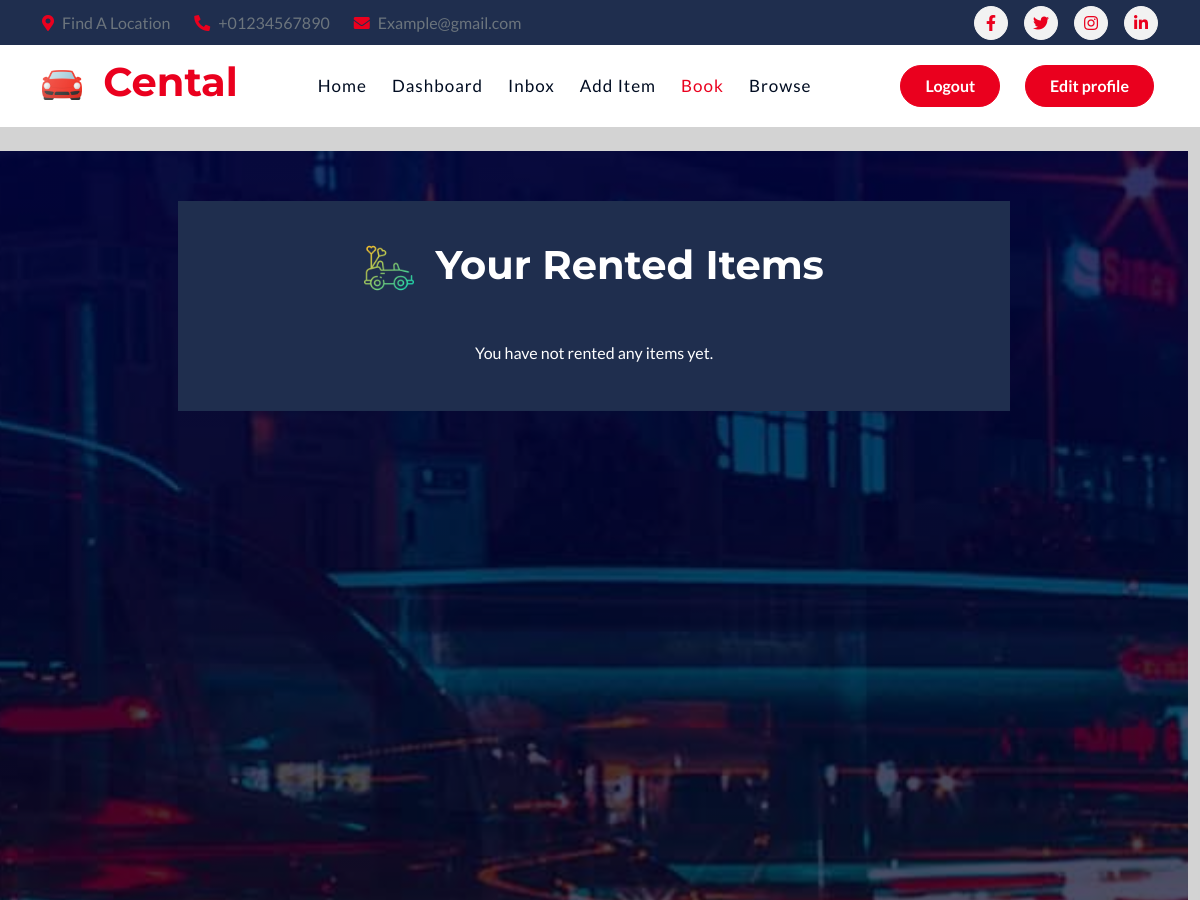
Page /booking/rented-items/ (signed in, upper part) on the earlier database version.
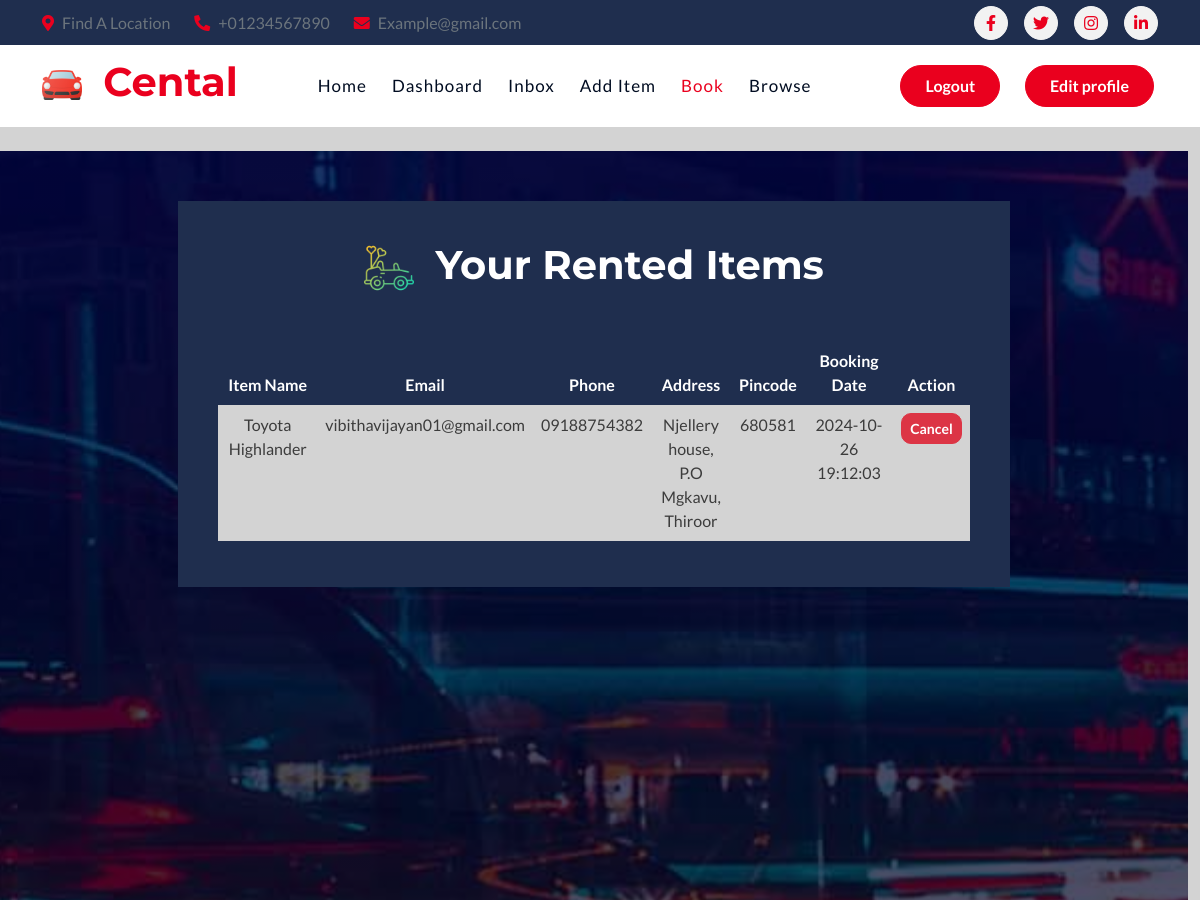
Same page on the later database version.
### booking/models.py (models this page shows, shortened)
class Booking(models.Model):
    item = models.ForeignKey(Item, on_delete=models.CASCADE)
    user = models.ForeignKey(User, on_delete=models.CASCADE)
    name = models.CharField(max_length=100)
    email = models.EmailField()
    phone = models.CharField(max_length=15)
    address = models.TextField()
    pincode = models.CharField(max_length=10)
    booking_date = models.DateTimeField(auto_now_add=True)
    is_active = models.BooleanField(default=True)  # New field to track if booking is active

### item/models.py (models this page shows, shortened)
class Item(models.Model):
    category = models.ForeignKey(Category, related_name='items', on_delete=models.CASCADE)
    name = models.CharField(max_length=255)
    company = models.CharField(max_length=255, blank=True, null=True)
    model = models.CharField(max_length=255, blank=True, null=True)
    seats = models.IntegerField(blank=True, null=True)
    fuel_type = models.CharField(max_length=255, blank=True, null=True)
    gear_type = models.CharField(max_length=255, blank=True, null=True)
    description = models.TextField(blank=True, null=True)
    price = models.FloatField()
    image = models.ImageField(upload_to='item_images', blank=True, null=True)
    is_sold = models.BooleanField(default=False)
    created_by = models.ForeignKey(User, related_name='items', on_delete=models.CASCADE)
    created_at = models.DateTimeField(auto_now_add=True)

### booking/views.py (the view, shortened to what this page needs)
# urls.py: path('rented-items/', views.rented_items, name='rented_items'),
@login_required
def rented_items(request):
    bookings = Booking.objects.filter(user=request.user, is_active=True).select_related('item')
    return render(request, 'booking/rented_items.html', {
        'bookings': bookings,
    })

### booking/templates/booking/rented_items.html (shortened to what the changed rows need)
{% extends "core/base.html" %}{% load static %}
{% block content %}
<div class="header-carousel" style="height: 200vh; width: 99vw; overflow: hidden;">
    <div id="carouselId" class="carousel slide" data-bs-ride="false" data-bs-interval="false" style="height: 100%;">
        <br>
        <div class="carousel-inner" role="listbox" style="height: 100%;">
            <div class="carousel-item active d-flex justify-content-center align-items-center" style="height: 100%;">
                <div class="carousel-caption d-flex justify-content-center align-items-start" style="z-index: 2; top: 0px;">
                    <div class="container" style="max-width: 70%; padding: 30px 0;">
                        <div class="row g-5 justify-content-center">
                            <div class="col-lg-12 col-md-12">
                                <div class="bg-secondary text-center fadeInLeft animated"
                                     style="background: rgba(0, 0, 0, 0.75); padding: 30px 40px;"
                                     data-animation="fadeInLeft"
                                     data-delay="1s">
                                    <h3 class="display-6" style="color:white; margin-top: 10px; margin-bottom: 0px;">
                                        <img src="{% static 'img/wedding-car.png' %}" alt="Car Icon" style="width: 50px; height: auto; margin-right: 10px;">
                                        Your Rented Items
                                    </h3>
                                    <br>
                                    <br>
                                    {% if bookings %}
                                    <div class="table-responsive">
                                        <table class="table table-borderless">
                                            <thead>
                                                <tr>
                                                    <th style="color: white;">Item Name</th>
                                                    <th style="color: white;">Email</th>
                                                    <th style="color: white;">Phone</th>
                                                    <th style="color: white;">Address</th>
                                                    <th style="color: white;">Pincode</th>
                                                    <th style="color: white;">Booking Date</th>
                                                    <th style="color: white;">Action</th>
                                                </tr>
                                            </thead>
                                            <tbody>
                                                {% for booking in bookings %}
                                                <tr class="p-0 mb-4" style="background-color: #D3D3D3;">
                                                    <td style="color: rgb(60, 60, 60);">{{ booking.item.name }}</td>
                                                    <td style="color: rgb(60, 60, 60);">{{ booking.email }}</td>
                                                    <td style="color: rgb(60, 60, 60);">{{ booking.phone }}</td>
                                                    <td style="color: rgb(60, 60, 60); white-space: normal;">{{ booking.address|linebreaksbr }}</td>
                                                    <td style="color: rgb(60, 60, 60);">{{ booking.pincode }}</td>
                                                    <td style="color: rgb(60, 60, 60);">{{ booking.booking_date|date:"Y-m-d H:i:s" }}</td>
                                                    <td>
                                                        <form method="post" style="display:inline;">
                                                            <button type="submit" class="btn btn-danger btn-sm">Cancel</button>
                                                        </form>
                                                    </td>
                                                </tr>
                                                {% endfor %}
                                            </tbody>
                                        </table>
                                    </div>
                                    {% else %}
                                    <p style="color: white;">You have not rented any items yet.</p>
                                    {% endif %}
                                </div>
                            </div>
                        </div>
                    </div>
                </div>
            </div>
        </div>
    </div>
</div>
<br><br>
{% endblock content %}

Differences in the rows shown:
added Booking: item.name "Toyota Highlander", email "vibithavijayan01@gmail.com", phone "09188754382", address "Njellery house, P.O Mgkavu, Thiroor", pincode "680581", booking_date "2024-10-26 19:12:03"
Other differences:
text no longer shown: "You have not rented any items yet."
text now shown: "Item Name Email Phone Address Pincode Booking Date Action"
